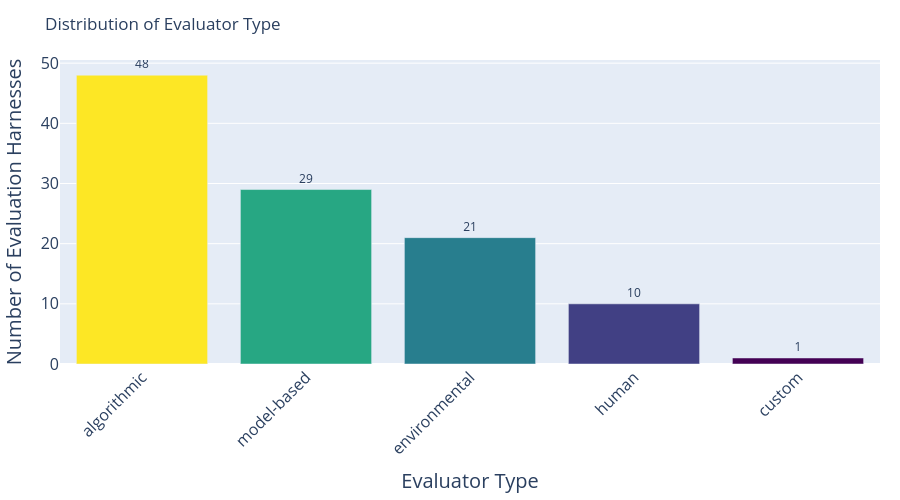

The code cell stored with this chart in its notebook:
### Code cell
import pandas as pd
import plotly.express as px

df = pd.read_csv("data/evaluation_harness_metadata.csv", encoding="utf-8")
df['evaluator type'] = df['evaluator type'].apply(lambda x: x.split(', ') if pd.notna(x) else [])
df = df.explode('evaluator type')

# Get value counts and create a DataFrame for plotting
value_counts = df['evaluator type'].value_counts()
value_counts_df = value_counts.reset_index()
value_counts_df.columns = ['Evaluator Type', 'Count']

# Create bar chart with Plotly
fig = px.bar(
    value_counts_df, 
    x='Evaluator Type', 
    y='Count',
    title='Distribution of Evaluator Type',
    labels={'Count': 'Number of Evaluation Harnesses'},
    color='Count',
    color_continuous_scale='viridis'
)

# Customize the layout
fig.update_layout(
    xaxis_tickangle=-45,
    margin=dict(l=20, r=20, t=60, b=100),
    height=500,
    showlegend=False,
    xaxis=dict(
        title_font_size=20,
        tickfont_size=16
    ),
    yaxis=dict(
        title_font_size=20,
        tickfont_size=16
    )
)

# Remove color bar
fig.update_coloraxes(showscale=False)

# Add value labels on top of bars
fig.update_traces(texttemplate='%{y}', textposition='outside')

fig.show()

### Figure 1 — Plotly figure (JSON) as saved in the notebook; plotly's stock layout.template omitted (floating-point values rounded to 4 significant figures)
{"data": [{"hovertemplate": "Evaluator Type=%{x}<br>Number of Evaluation Harnesses=%{marker.color}<extra></extra>", "legendgroup": "", "marker": {"color": [48, 29, 21, 10, 1], "coloraxis": "coloraxis", "pattern": {"shape": ""}}, "name": "", "orientation": "v", "showlegend": false, "textposition": "outside", "texttemplate": "%{y}", "type": "bar", "x": ["algorithmic", "model-based", "environmental", "human", "custom"], "xaxis": "x", "y": [48, 29, 21, 10, 1], "yaxis": "y"}], "layout": {"barmode": "relative", "coloraxis": {"colorbar": {"title": {"text": "Number of Evaluation Harnesses"}}, "colorscale": [[0, "#440154"], [0.1111, "#482878"], [0.2222, "#3e4989"], [0.3333, "#31688e"], [0.4444, "#26828e"], [0.5556, "#1f9e89"], [0.6667, "#35b779"], [0.7778, "#6ece58"], [0.8889, "#b5de2b"], [1, "#fde725"]], "showscale": false}, "height": 500, "legend": {"tracegroupgap": 0}, "margin": {"b": 100, "l": 20, "r": 20, "t": 60}, "showlegend": false, "title": {"text": "Distribution of Evaluator Type"}, "xaxis": {"anchor": "y", "domain": [0, 1], "tickangle": -45, "tickfont": {"size": 16}, "title": {"font": {"size": 20}, "text": "Evaluator Type"}}, "yaxis": {"anchor": "x", "domain": [0, 1], "tickfont": {"size": 16}, "title": {"font": {"size": 20}, "text": "Number of Evaluation Harnesses"}}}}
